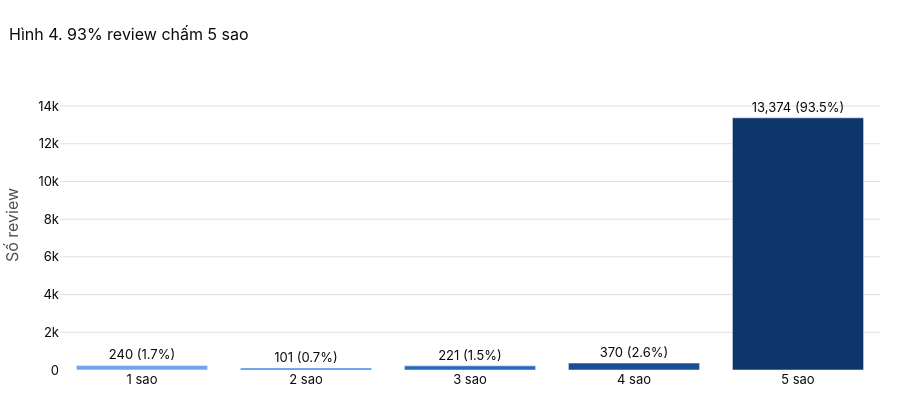

Notebook code for this chart:
### Markdown cell above
### 5.2 Số sao phân bố thế nào?

### Code cell
rating_counts = train[RATING_COL].value_counts().sort_index()
fig = go.Figure(go.Bar(
    x=[f"{r} sao" for r in rating_counts.index], y=rating_counts.values, marker_color=SEQ_BLUE[2:7],
    customdata=rating_counts.values / len(train) * 100,
    text=[f"{n:,} ({n / len(train):.1%})" for n in rating_counts], textposition="outside",
    hovertemplate="%{x}<br>%{y:,} review (%{customdata:.1f}% tập train)<extra></extra>"))
show_fig(fig, f"{rating_counts[5] / len(train):.0%} review chấm 5 sao",
         yaxis_title="Số review", yaxis_range=[0, rating_counts.max() * 1.15], height=420)

### Figure 1 — Plotly figure (JSON) as saved in the notebook; plotly's stock layout.template omitted (floating-point values rounded to 4 significant figures)
{"data": [{"customdata": [1.678, 0.706, 1.545, 2.586, 93.49], "hovertemplate": "%{x}<br>%{y:,} review (%{customdata:.1f}% tập train)<extra></extra>", "marker": {"color": ["#6da7ec", "#3987e5", "#256abf", "#184f95", "#0d366b"]}, "text": ["240 (1.7%)", "101 (0.7%)", "221 (1.5%)", "370 (2.6%)", "13,374 (93.5%)"], "textposition": "outside", "type": "bar", "x": ["1 sao", "2 sao", "3 sao", "4 sao", "5 sao"], "y": [240, 101, 221, 370, 13374]}], "layout": {"height": 420, "title": {"text": "Hình 4. 93% review chấm 5 sao"}, "yaxis": {"range": [0, 15380.0], "title": {"text": "Số review"}}}}
